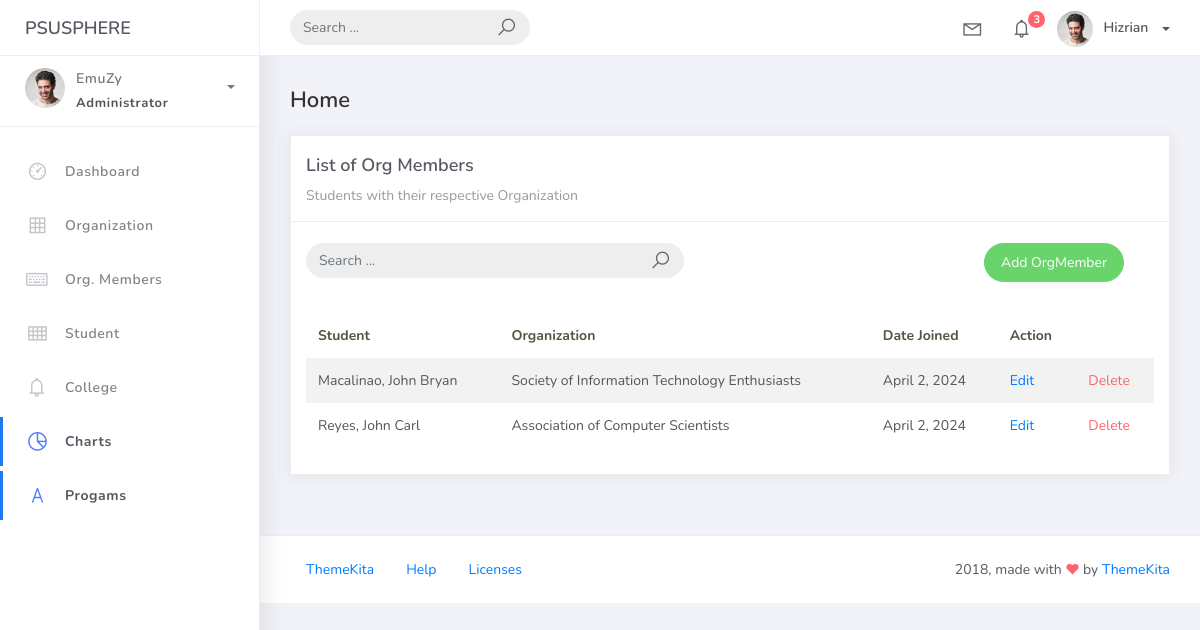
/orgmem_list, run on an earlier commit of the app's database.
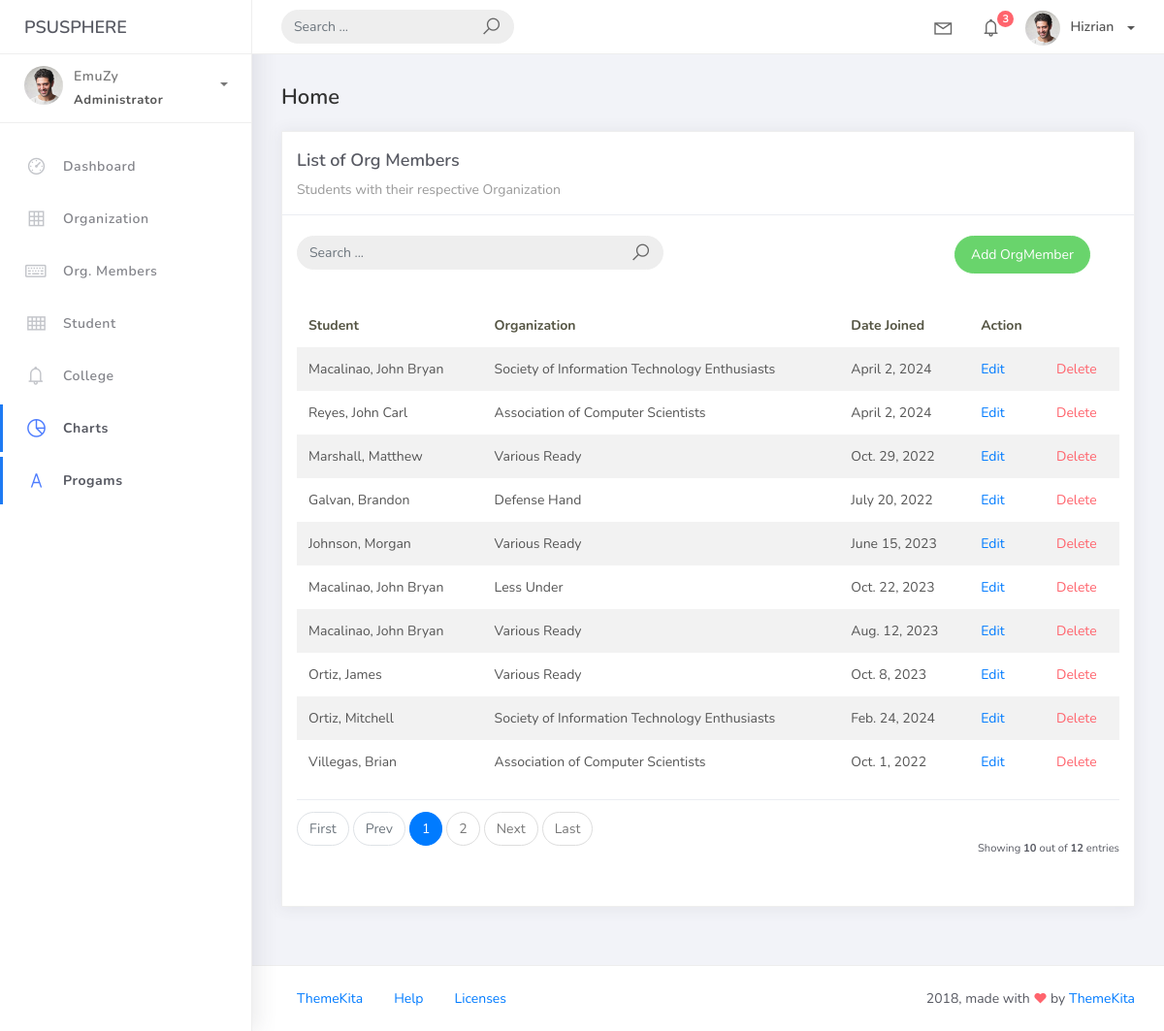
And on a later commit of the database.
### studentorg/models.py (models this page shows)
class BaseModel(models.Model):
    create_at = models.DateTimeField(auto_now_add = True, db_index = True)
    update_at = models.DateTimeField(auto_now = True)
    class Meta:
        abstract = True

class OrgMember(BaseModel):
    student = models.ForeignKey(Student, on_delete = models.CASCADE)
    organization = models.ForeignKey(Organization, on_delete = models.CASCADE)
    date_joined = models.DateField()

class Student(BaseModel):
    student_id = models.CharField(max_length = 15)
    firstname = models.CharField(max_length = 25)
    lastname = models.CharField(max_length = 25)
    middlename = models.CharField(max_length = 25, blank = True, null = True)
    program = models.ForeignKey(Program, on_delete = models.CASCADE)
    def __str__(self):
        return f"{self.lastname}, {self.firstname}"

class Organization(BaseModel):
    name = models.CharField(max_length = 250)
    college = models.ForeignKey(College, null = True, blank = True, on_delete = models.CASCADE)
    description = models.CharField(max_length = 500)
    def __str__(self):
        return self.name

### studentorg/views.py (the view)
# urls.py: path('orgmem_list', OrgMemList.as_view(), name='orgmem-list'),
class OrgMemList(ListView):
    model = OrgMember
    context_object_name = 'orgmem'
    template_name = "orgmem_list.html"
    paginate_by = 10
    def get_queryset(self, *args, **kwargs):
        qs = super(OrgMemList, self).get_queryset(*args, **kwargs)
        if self.request.GET.get("q") != None:
            query = self.request.GET.get('q')
            qs = qs.filter(Q(student__lastname__icontains=query) |
            Q(student__firstname__icontains=query) |
            Q(date_joined__icontains=query) | Q(organization__name__icontains=query))
        return qs

### templates/orgmem_list.html
{% extends 'base.html' %} {% load static %} {% block content %}
<div class="content">
    <div class="container-fluid">
        <h4 class="page-title">Home</h4>
        <div class="row">
            <div class="col-md-12">
                <div class="card">
                    <div class="card-header">
                        <div class="card-title">List of Org Members</div>
                        <div class="card-category">Students with their respective Organization</div>
                    </div>
                    <br>
                        <div class="col-md-12 row">
                            <div class="col-md-6">
                                <form action="" class="navbar-left navbar-form nav-search mr-md-3" action="{% url 'orgmem-list' %}">
                                    <div class="input-group">
                                        <input type="text" placeholder="Search ..." class="form-control" name="q">
                                        <div class="input-group-append">
                                        <span class="input-group-text">
                                            <i class="la la-search search-icon"></i>
                                        </span>
                                        </div>
                                    </div>
                                </form>
                            </div>
                            <div class="col-md-6">
                                <div class="pull-right">
                                    <a href="{% url 'orgmem-add' %}" class="btn btn-success btn-rounded">Add OrgMember</a>
                                </div>
                            </div>
                        </div>
                    <div class="card-body">
                        <table class="table table-striped mt-3">
                            <thead>
                                <tr>
                                    <th scope="col">Student</th>
                                    <th scope="col">Organization</th>
                                    <th scope="col">Date Joined</th>
                                    <th scope="col">Action</th>
                                </tr>
                            </thead>
                            <tbody>
                                {% for object in object_list %}
                                <tr>
                                    <td>{{ object.student }}</td>
                                    <td>{{ object.organization }}</td>
                                    <td>{{ object.date_joined }}</td>
                                    <td><a href="orgmem_list/{{ object.id }}">Edit</a></td>
                                    <td><a href="orgmem_list/{{ object.id }}/delete" class="text-danger">Delete</a></td>
                                </tr>
                                {% empty %}
                                <tr>
                                    <td colspan="4" style="text-align: center">
                                    <p class="text-sm font-weight-bold mb-0">No Records Found</p>
                                    </td>
                                </tr>
                                {% endfor %}
                            </tbody>
                        </table>
                        {% include 'includes/pagination.html' %}
                    </div>
                </div>
            </div>
        </div>
    </div>
</div>
{% endblock %}

What changed in the data, as far as the page shows it:
added OrgMember: student "Marshall, Matthew", organization "Various Ready", date_joined "Oct. 29, 2022"
added OrgMember: student "Galvan, Brandon", organization "Defense Hand", date_joined "July 20, 2022"
added OrgMember: student "Johnson, Morgan", organization "Various Ready", date_joined "June 15, 2023"
added OrgMember: student "Macalinao, John Bryan", organization "Less Under", date_joined "Oct. 22, 2023"
added OrgMember: student "Macalinao, John Bryan", organization "Various Ready", date_joined "Aug. 12, 2023"
added OrgMember: student "Ortiz, James", organization "Various Ready", date_joined "Oct. 8, 2023"
added OrgMember: student "Ortiz, Mitchell", organization "Society of Information Technology Enthusiasts", date_joined "Feb. 24, 2024"
added OrgMember: student "Villegas, Brian", organization "Association of Computer Scientists", date_joined "Oct. 1, 2022"
Also different on the page:
{{ object_list.count }}: (not shown) → "10"
{{ paginator.count }}: (not shown) → "12"
text now shown: "First Prev Next Last Showing out of entries"
new list line: "1"
new list line: "2"
